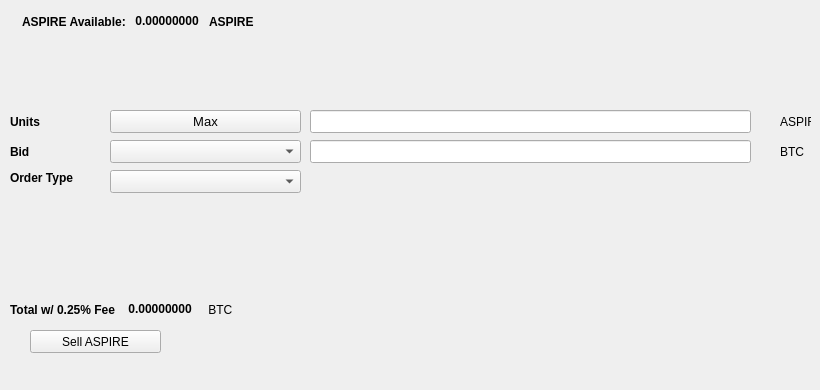
   <widget class="QWidget" name="SellTab">
    <attribute name="title">
     <string>Sell</string>
    </attribute>
    <widget class="QLabel" name="label_16">
     <property name="geometry">
      <rect>
       <x>780</x>
       <y>140</y>
       <width>31</width>
       <height>23</height>
      </rect>
     </property>
     <property name="text">
      <string>BTC</string>
     </property>
    </widget>
    <widget class="QComboBox" name="SellBidcomboBox">
     <property name="geometry">
      <rect>
       <x>110</x>
       <y>140</y>
       <width>191</width>
       <height>23</height>
      </rect>
     </property>
     <property name="font">
      <font>
       <pointsize>10</pointsize>
      </font>
     </property>
    </widget>
    <widget class="QLabel" name="label_18">
     <property name="geometry">
      <rect>
       <x>10</x>
       <y>110</y>
       <width>46</width>
       <height>23</height>
      </rect>
     </property>
     <property name="font">
      <font>
       <weight>75</weight>
       <bold>true</bold>
      </font>
     </property>
     <property name="text">
      <string>Units</string>
     </property>
    </widget>
    <widget class="QPushButton" name="Sell_Max_Amount">
     <property name="geometry">
      <rect>
       <x>110</x>
       <y>110</y>
       <width>191</width>
       <height>23</height>
      </rect>
     </property>
     <property name="font">
      <font>
       <pointsize>10</pointsize>
      </font>
     </property>
     <property name="text">
      <string>Max</string>
     </property>
    </widget>
    <widget class="QLabel" name="label_20">
     <property name="geometry">
      <rect>
       <x>10</x>
       <y>170</y>
       <width>91</width>
       <height>16</height>
      </rect>
     </property>
     <property name="font">
      <font>
       <weight>75</weight>
       <bold>true</bold>
      </font>
     </property>
     <property name="text">
      <string>Order Type</string>
     </property>
    </widget>
    <widget class="QComboBox" name="SellOrdertypeCombo">
     <property name="geometry">
      <rect>
       <x>110</x>
       <y>170</y>
       <width>191</width>
       <height>23</height>
      </rect>
     </property>
     <property name="font">
      <font>
       <pointsize>10</pointsize>
      </font>
     </property>
    </widget>
    <widget class="QLabel" name="label_21">
     <property name="geometry">
      <rect>
       <x>10</x>
       <y>140</y>
       <width>46</width>
       <height>23</height>
      </rect>
     </property>
     <property name="font">
      <font>
       <weight>75</weight>
       <bold>true</bold>
      </font>
     </property>
     <property name="text">
      <string>Bid</string>
     </property>
    </widget>
    <widget class="QLabel" name="label_22">
     <property name="geometry">
      <rect>
       <x>780</x>
       <y>110</y>
       <width>31</width>
       <height>23</height>
      </rect>
     </property>
     <property name="text">
      <string>ASPIRE</string>
     </property>
    </widget>
    <widget class="QLineEdit" name="UnitsInputASPIRE">
     <property name="geometry">
      <rect>
       <x>310</x>
       <y>110</y>
       <width>441</width>
       <height>23</height>
      </rect>
     </property>
     <property name="font">
      <font>
       <pointsize>9</pointsize>
       <weight>75</weight>
       <bold>true</bold>
      </font>
     </property>
    </widget>
    <widget class="QLineEdit" name="SellBidPriceEdit">
     <property name="geometry">
      <rect>
       <x>310</x>
       <y>140</y>
       <width>441</width>
       <height>23</height>
      </rect>
     </property>
     <property name="font">
      <font>
       <pointsize>9</pointsize>
       <weight>75</weight>
       <bold>true</bold>
      </font>
     </property>
    </widget>
    <widget class="QPushButton" name="SellASPIREBTN">
     <property name="geometry">
      <rect>
       <x>30</x>
       <y>330</y>
       <width>131</width>
       <height>23</height>
      </rect>
     </property>
     <property name="text">
      <string>Sell ASPIRE</string>
     </property>
     <property name="icon">
      <iconset resource="../aspire">
       <normaloff>:/icons/bitcoin</normaloff>:/icons/bitcoin</iconset>
     </property>
    </widget>
    <widget class="QWidget" name="layoutWidget3">
     <property name="geometry">
      <rect>
       <x>22</x>
       <y>12</y>
       <width>258</width>
       <height>19</height>
      </rect>
     </property>
     <layout class="QHBoxLayout" name="horizontalLayout">
      <item>
       <widget class="QLabel" name="label232_2">
        <property name="font">
         <font>
          <weight>75</weight>
          <bold>true</bold>
         </font>
        </property>
        <property name="text">
         <string>ASPIRE Available:</string>
        </property>
       </widget>
      </item>
      <item>
       <widget class="QLabel" name="ASPIREAvailableLabel">
        <property name="palette">
         <palette>
          <active>
           <colorrole role="WindowText">
            <brush brushstyle="SolidPattern">
             <color alpha="255">
              <red>0</red>
              <green>0</green>
              <blue>0</blue>
             </color>
            </brush>
           </colorrole>
           <colorrole role="Button">
            <brush brushstyle="SolidPattern">
             <color alpha="255">
              <red>0</red>
              <green>170</green>
              <blue>0</blue>
             </color>
            </brush>
           </colorrole>
           <colorrole role="Light">
            <brush brushstyle="SolidPattern">
             <color alpha="255">
              <red>0</red>
              <green>255</green>
              <blue>0</blue>
             </color>
            </brush>
           </colorrole>
           <colorrole role="Midlight">
            <brush brushstyle="SolidPattern">
             <color alpha="255">
              <red>0</red>
              <green>212</green>
              <blue>0</blue>
             </color>
            </brush>
           </colorrole>
           <colorrole role="Dark">
            <brush brushstyle="SolidPattern">
             <color alpha="255">
              <red>0</red>
              <green>85</green>
              <blue>0</blue>
             </color>
            </brush>
           </colorrole>
           <colorrole role="Mid">
            <brush brushstyle="SolidPattern">
             <color alpha="255">
              <red>0</red>
              <green>113</green>
              <blue>0</blue>
             </color>
            </brush>
           </colorrole>
           <colorrole role="Text">
            <brush brushstyle="SolidPattern">
             <color alpha="255">
              <red>0</red>
              <green>170</green>
              <blue>0</blue>
             </color>
            </brush>
           </colorrole>
           <colorrole role="BrightText">
            <brush brushstyle="SolidPattern">
             <color alpha="255">
              <red>255</red>
              <green>255</green>
              <blue>255</blue>
             </color>
            </brush>
           </colorrole>
           <colorrole role="ButtonText">
            <brush brushstyle="SolidPattern">
             <color alpha="255">
              <red>0</red>
              <green>0</green>
              <blue>0</blue>
             </color>
            </brush>
           </colorrole>
           <colorrole role="Base">
            <brush brushstyle="SolidPattern">
             <color alpha="255">
              <red>255</red>
              <green>255</green>
              <blue>255</blue>
             </color>
            </brush>
           </colorrole>
           <colorrole role="Window">
            <brush brushstyle="SolidPattern">
             <color alpha="255">
              <red>0</red>
              <green>170</green>
              <blue>0</blue>
             </color>
            </brush>
           </colorrole>
           <colorrole role="Shadow">
            <brush brushstyle="SolidPattern">
             <color alpha="255">
              <red>0</red>
              <green>0</green>
              <blue>0</blue>
             </color>
            </brush>
           </colorrole>
           <colorrole role="AlternateBase">
            <brush brushstyle="SolidPattern">
             <color alpha="255">
              <red>127</red>
              <green>212</green>
              <blue>127</blue>
             </color>
            </brush>
           </colorrole>
           <colorrole role="ToolTipBase">
            <brush brushstyle="SolidPattern">
             <color alpha="255">
              <red>255</red>
              <green>255</green>
              <blue>220</blue>
             </color>
            </brush>
           </colorrole>
           <colorrole role="ToolTipText">
            <brush brushstyle="SolidPattern">
             <color alpha="255">
              <red>0</red>
              <green>0</green>
              <blue>0</blue>
             </color>
            </brush>
           </colorrole>
          </active>
          <inactive>
           <colorrole role="WindowText">
            <brush brushstyle="SolidPattern">
             <color alpha="255">
              <red>0</red>
              <green>0</green>
              <blue>0</blue>
             </color>
            </brush>
           </colorrole>
           <colorrole role="Button">
            <brush brushstyle="SolidPattern">
             <color alpha="255">
              <red>0</red>
              <green>170</green>
              <blue>0</blue>
             </color>
            </brush>
           </colorrole>
           <colorrole role="Light">
            <brush brushstyle="SolidPattern">
             <color alpha="255">
              <red>0</red>
              <green>255</green>
              <blue>0</blue>
             </color>
            </brush>
           </colorrole>
           <colorrole role="Midlight">
            <brush brushstyle="SolidPattern">
             <color alpha="255">
              <red>0</red>
              <green>212</green>
              <blue>0</blue>
             </color>
            </brush>
           </colorrole>
           <colorrole role="Dark">
            <brush brushstyle="SolidPattern">
             <color alpha="255">
              <red>0</red>
              <green>85</green>
              <blue>0</blue>
             </color>
            </brush>
           </colorrole>
           <colorrole role="Mid">
            <brush brushstyle="SolidPattern">
             <color alpha="255">
              <red>0</red>
              <green>113</green>
              <blue>0</blue>
             </color>
            </brush>
           </colorrole>
           <colorrole role="Text">
            <brush brushstyle="SolidPattern">
             <color alpha="255">
              <red>0</red>
              <green>170</green>
              <blue>0</blue>
             </color>
            </brush>
           </colorrole>
           <colorrole role="BrightText">
            <brush brushstyle="SolidPattern">
             <color alpha="255">
              <red>255</red>
              <green>255</green>
              <blue>255</blue>
             </color>
            </brush>
           </colorrole>
           <colorrole role="ButtonText">
            <brush brushstyle="SolidPattern">
             <color alpha="255">
              <red>0</red>
              <green>0</green>
              <blue>0</blue>
             </color>
            </brush>
           </colorrole>
           <colorrole role="Base">
            <brush brushstyle="SolidPattern">
             <color alpha="255">
              <red>255</red>
              <green>255</green>
              <blue>255</blue>
             </color>
            </brush>
           </colorrole>
           <colorrole role="Window">
            <brush brushstyle="SolidPattern">
             <color alpha="255">
              <red>0</red>
              <green>170</green>
              <blue>0</blue>
             </color>
            </brush>
           </colorrole>
           <colorrole role="Shadow">
            <brush brushstyle="SolidPattern">
             <color alpha="255">
              <red>0</red>
              <green>0</green>
              <blue>0</blue>
             </color>
            </brush>
           </colorrole>
           <colorrole role="AlternateBase">
            <brush brushstyle="SolidPattern">
             <color alpha="255">
              <red>127</red>
              <green>212</green>
              <blue>127</blue>
             </color>
            </brush>
           </colorrole>
           <colorrole role="ToolTipBase">
            <brush brushstyle="SolidPattern">
             <color alpha="255">
              <red>255</red>
              <green>255</green>
              <blue>220</blue>
             </color>
            </brush>
           </colorrole>
           <colorrole role="ToolTipText">
            <brush brushstyle="SolidPattern">
             <color alpha="255">
              <red>0</red>
              <green>0</green>
              <blue>0</blue>
             </color>
            </brush>
           </colorrole>
          </inactive>
          <disabled>
           <colorrole role="WindowText">
            <brush brushstyle="SolidPattern">
             <color alpha="255">
              <red>0</red>
              <green>85</green>
              <blue>0</blue>
             </color>
            </brush>
           </colorrole>
           <colorrole role="Button">
            <brush brushstyle="SolidPattern">
             <color alpha="255">
              <red>0</red>
              <green>170</green>
              <blue>0</blue>
             </color>
            </brush>
           </colorrole>
           <colorrole role="Light">
            <brush brushstyle="SolidPattern">
             <color alpha="255">
              <red>0</red>
              <green>255</green>
              <blue>0</blue>
             </color>
            </brush>
           </colorrole>
           <colorrole role="Midlight">
            <brush brushstyle="SolidPattern">
             <color alpha="255">
              <red>0</red>
              <green>212</green>
              <blue>0</blue>
             </color>
            </brush>
           </colorrole>
           <colorrole role="Dark">
            <brush brushstyle="SolidPattern">
             <color alpha="255">
              <red>0</red>
              <green>85</green>
              <blue>0</blue>
             </color>
            </brush>
           </colorrole>
           <colorrole role="Mid">
            <brush brushstyle="SolidPattern">
             <color alpha="255">
              <red>0</red>
              <green>113</green>
              <blue>0</blue>
             </color>
            </brush>
           </colorrole>
           <colorrole role="Text">
            <brush brushstyle="SolidPattern">
             <color alpha="255">
              <red>0</red>
              <green>85</green>
              <blue>0</blue>
             </color>
            </brush>
           </colorrole>
           <colorrole role="BrightText">
            <brush brushstyle="SolidPattern">
             <color alpha="255">
              <red>255</red>
              <green>255</green>
              <blue>255</blue>
             </color>
            </brush>
           </colorrole>
           <colorrole role="ButtonText">
            <brush brushstyle="SolidPattern">
             <color alpha="255">
              <red>0</red>
              <green>85</green>
              <blue>0</blue>
             </color>
            </brush>
           </colorrole>
           <colorrole role="Base">
            <brush brushstyle="SolidPattern">
             <color alpha="255">
              <red>0</red>
              <green>170</green>
              <blue>0</blue>
             </color>
            </brush>
           </colorrole>
           <colorrole role="Window">
            <brush brushstyle="SolidPattern">
             <color alpha="255">
              <red>0</red>
              <green>170</green>
              <blue>0</blue>
             </color>
            </brush>
           </colorrole>
           <colorrole role="Shadow">
            <brush brushstyle="SolidPattern">
             <color alpha="255">
              <red>0</red>
              <green>0</green>
              <blue>0</blue>
             </color>
            </brush>
           </colorrole>
           <colorrole role="AlternateBase">
            <brush brushstyle="SolidPattern">
             <color alpha="255">
              <red>0</red>
              <green>170</green>
              <blue>0</blue>
             </color>
            </brush>
           </colorrole>
           <colorrole role="ToolTipBase">
            <brush brushstyle="SolidPattern">
             <color alpha="255">
              <red>255</red>
              <green>255</green>
              <blue>220</blue>
             </color>
            </brush>
           </colorrole>
           <colorrole role="ToolTipText">
            <brush brushstyle="SolidPattern">
             <color alpha="255">
              <red>0</red>
              <green>0</green>
              <blue>0</blue>
             </color>
            </brush>
           </colorrole>
          </disabled>
         </palette>
        </property>
        <property name="font">
         <font>
          <weight>75</weight>
          <bold>true</bold>
         </font>
        </property>
        <property name="text">
         <string> 0.00000000 </string>
        </property>
        <property name="textInteractionFlags">
         <set>Qt::LinksAccessibleByMouse|Qt::TextSelectableByKeyboard|Qt::TextSelectableByMouse</set>
        </property>
       </widget>
      </item>
      <item>
       <widget class="QLabel" name="labelASPIRE">
        <property name="font">
         <font>
          <weight>75</weight>
          <bold>true</bold>
         </font>
        </property>
        <property name="text">
         <string>ASPIRE</string>
        </property>
       </widget>
      </item>
     </layout>
    </widget>
    <widget class="QWidget" name="layoutWidget">
     <property name="geometry">
      <rect>
       <x>10</x>
       <y>300</y>
       <width>268</width>
       <height>19</height>
      </rect>
     </property>
     <layout class="QHBoxLayout" name="horizontalLayout_2">
      <item>
       <widget class="QLabel" name="label_19">
        <property name="font">
         <font>
          <weight>75</weight>
          <bold>true</bold>
         </font>
        </property>
        <property name="text">
         <string>Total w/ 0.25% Fee </string>
        </property>
       </widget>
      </item>
      <item>
       <widget class="QLabel" name="SellCostLabel">
        <property name="palette">
         <palette>
          <active>
           <colorrole role="WindowText">
            <brush brushstyle="SolidPattern">
             <color alpha="255">
              <red>0</red>
              <green>0</green>
              <blue>0</blue>
             </color>
            </brush>
           </colorrole>
           <colorrole role="Button">
            <brush brushstyle="SolidPattern">
             <color alpha="255">
              <red>0</red>
              <green>170</green>
              <blue>0</blue>
             </color>
            </brush>
           </colorrole>
           <colorrole role="Light">
            <brush brushstyle="SolidPattern">
             <color alpha="255">
              <red>0</red>
              <green>255</green>
              <blue>0</blue>
             </color>
            </brush>
           </colorrole>
           <colorrole role="Midlight">
            <brush brushstyle="SolidPattern">
             <color alpha="255">
              <red>0</red>
              <green>212</green>
              <blue>0</blue>
             </color>
            </brush>
           </colorrole>
           <colorrole role="Dark">
            <brush brushstyle="SolidPattern">
             <color alpha="255">
              <red>0</red>
              <green>85</green>
              <blue>0</blue>
             </color>
            </brush>
           </colorrole>
           <colorrole role="Mid">
            <brush brushstyle="SolidPattern">
             <color alpha="255">
              <red>0</red>
              <green>113</green>
              <blue>0</blue>
             </color>
            </brush>
           </colorrole>
           <colorrole role="Text">
            <brush brushstyle="SolidPattern">
             <color alpha="255">
              <red>0</red>
              <green>170</green>
              <blue>0</blue>
             </color>
            </brush>
           </colorrole>
           <colorrole role="BrightText">
            <brush brushstyle="SolidPattern">
             <color alpha="255">
              <red>255</red>
              <green>255</green>
              <blue>255</blue>
             </color>
            </brush>
           </colorrole>
           <colorrole role="ButtonText">
            <brush brushstyle="SolidPattern">
             <color alpha="255">
              <red>0</red>
              <green>0</green>
              <blue>0</blue>
             </color>
            </brush>
           </colorrole>
           <colorrole role="Base">
            <brush brushstyle="SolidPattern">
             <color alpha="255">
              <red>255</red>
              <green>255</green>
              <blue>255</blue>
             </color>
            </brush>
           </colorrole>
           <colorrole role="Window">
            <brush brushstyle="SolidPattern">
             <color alpha="255">
              <red>0</red>
              <green>170</green>
              <blue>0</blue>
             </color>
            </brush>
           </colorrole>
           <colorrole role="Shadow">
            <brush brushstyle="SolidPattern">
             <color alpha="255">
              <red>0</red>
              <green>0</green>
              <blue>0</blue>
             </color>
            </brush>
           </colorrole>
           <colorrole role="AlternateBase">
            <brush brushstyle="SolidPattern">
             <color alpha="255">
              <red>127</red>
              <green>212</green>
              <blue>127</blue>
             </color>
            </brush>
           </colorrole>
           <colorrole role="ToolTipBase">
            <brush brushstyle="SolidPattern">
             <color alpha="255">
              <red>255</red>
              <green>255</green>
              <blue>220</blue>
             </color>
            </brush>
           </colorrole>
           <colorrole role="ToolTipText">
            <brush brushstyle="SolidPattern">
             <color alpha="255">
              <red>0</red>
              <green>0</green>
              <blue>0</blue>
             </color>
            </brush>
           </colorrole>
          </active>
          <inactive>
           <colorrole role="WindowText">
            <brush brushstyle="SolidPattern">
             <color alpha="255">
              <red>0</red>
              <green>0</green>
              <blue>0</blue>
             </color>
            </brush>
           </colorrole>
           <colorrole role="Button">
            <brush brushstyle="SolidPattern">
             <color alpha="255">
              <red>0</red>
              <green>170</green>
              <blue>0</blue>
             </color>
            </brush>
           </colorrole>
           <colorrole role="Light">
            <brush brushstyle="SolidPattern">
             <color alpha="255">
              <red>0</red>
              <green>255</green>
              <blue>0</blue>
             </color>
            </brush>
           </colorrole>
           <colorrole role="Midlight">
            <brush brushstyle="SolidPattern">
             <color alpha="255">
              <red>0</red>
              <green>212</green>
              <blue>0</blue>
             </color>
            </brush>
           </colorrole>
           <colorrole role="Dark">
            <brush brushstyle="SolidPattern">
             <color alpha="255">
              <red>0</red>
              <green>85</green>
              <blue>0</blue>
             </color>
            </brush>
           </colorrole>
           <colorrole role="Mid">
            <brush brushstyle="SolidPattern">
             <color alpha="255">
              <red>0</red>
              <green>113</green>
              <blue>0</blue>
             </color>
            </brush>
           </colorrole>
           <colorrole role="Text">
            <brush brushstyle="SolidPattern">
             <color alpha="255">
              <red>0</red>
              <green>170</green>
              <blue>0</blue>
             </color>
            </brush>
           </colorrole>
           <colorrole role="BrightText">
            <brush brushstyle="SolidPattern">
             <color alpha="255">
              <red>255</red>
              <green>255</green>
              <blue>255</blue>
             </color>
            </brush>
           </colorrole>
           <colorrole role="ButtonText">
            <brush brushstyle="SolidPattern">
             <color alpha="255">
              <red>0</red>
              <green>0</green>
              <blue>0</blue>
             </color>
            </brush>
           </colorrole>
           <colorrole role="Base">
            <brush brushstyle="SolidPattern">
             <color alpha="255">
              <red>255</red>
              <green>255</green>
              <blue>255</blue>
             </color>
            </brush>
           </colorrole>
           <colorrole role="Window">
            <brush brushstyle="SolidPattern">
             <color alpha="255">
              <red>0</red>
              <green>170</green>
              <blue>0</blue>
             </color>
            </brush>
           </colorrole>
           <colorrole role="Shadow">
            <brush brushstyle="SolidPattern">
             <color alpha="255">
              <red>0</red>
              <green>0</green>
              <blue>0</blue>
             </color>
            </brush>
           </colorrole>
           <colorrole role="AlternateBase">
            <brush brushstyle="SolidPattern">
             <color alpha="255">
              <red>127</red>
              <green>212</green>
              <blue>127</blue>
             </color>
            </brush>
           </colorrole>
           <colorrole role="ToolTipBase">
            <brush brushstyle="SolidPattern">
             <color alpha="255">
              <red>255</red>
              <green>255</green>
              <blue>220</blue>
             </color>
            </brush>
           </colorrole>
           <colorrole role="ToolTipText">
            <brush brushstyle="SolidPattern">
             <color alpha="255">
              <red>0</red>
              <green>0</green>
              <blue>0</blue>
             </color>
            </brush>
           </colorrole>
          </inactive>
          <disabled>
           <colorrole role="WindowText">
            <brush brushstyle="SolidPattern">
             <color alpha="255">
              <red>0</red>
              <green>85</green>
              <blue>0</blue>
             </color>
            </brush>
           </colorrole>
           <colorrole role="Button">
            <brush brushstyle="SolidPattern">
             <color alpha="255">
              <red>0</red>
              <green>170</green>
              <blue>0</blue>
             </color>
            </brush>
           </colorrole>
           <colorrole role="Light">
            <brush brushstyle="SolidPattern">
             <color alpha="255">
              <red>0</red>
              <green>255</green>
              <blue>0</blue>
             </color>
            </brush>
           </colorrole>
           <colorrole role="Midlight">
            <brush brushstyle="SolidPattern">
             <color alpha="255">
              <red>0</red>
              <green>212</green>
              <blue>0</blue>
             </color>
            </brush>
           </colorrole>
           <colorrole role="Dark">
            <brush brushstyle="SolidPattern">
             <color alpha="255">
              <red>0</red>
              <green>85</green>
              <blue>0</blue>
             </color>
            </brush>
           </colorrole>
           <colorrole role="Mid">
            <brush brushstyle="SolidPattern">
             <color alpha="255">
              <red>0</red>
              <green>113</green>
              <blue>0</blue>
             </color>
            </brush>
           </colorrole>
           <colorrole role="Text">
            <brush brushstyle="SolidPattern">
             <color alpha="255">
              <red>0</red>
              <green>85</green>
              <blue>0</blue>
             </color>
            </brush>
           </colorrole>
           <colorrole role="BrightText">
            <brush brushstyle="SolidPattern">
             <color alpha="255">
              <red>255</red>
              <green>255</green>
              <blue>255</blue>
             </color>
            </brush>
           </colorrole>
           <colorrole role="ButtonText">
            <brush brushstyle="SolidPattern">
             <color alpha="255">
              <red>0</red>
              <green>85</green>
              <blue>0</blue>
             </color>
            </brush>
           </colorrole>
           <colorrole role="Base">
            <brush brushstyle="SolidPattern">
             <color alpha="255">
              <red>0</red>
              <green>170</green>
              <blue>0</blue>
             </color>
            </brush>
           </colorrole>
           <colorrole role="Window">
            <brush brushstyle="SolidPattern">
             <color alpha="255">
              <red>0</red>
              <green>170</green>
              <blue>0</blue>
             </color>
            </brush>
           </colorrole>
           <colorrole role="Shadow">
            <brush brushstyle="SolidPattern">
             <color alpha="255">
              <red>0</red>
              <green>0</green>
              <blue>0</blue>
             </color>
            </brush>
           </colorrole>
           <colorrole role="AlternateBase">
            <brush brushstyle="SolidPattern">
             <color alpha="255">
              <red>0</red>
              <green>170</green>
              <blue>0</blue>
             </color>
            </brush>
           </colorrole>
           <colorrole role="ToolTipBase">
            <brush brushstyle="SolidPattern">
             <color alpha="255">
              <red>255</red>
              <green>255</green>
              <blue>220</blue>
             </color>
            </brush>
           </colorrole>
           <colorrole role="ToolTipText">
            <brush brushstyle="SolidPattern">
             <color alpha="255">
              <red>0</red>
              <green>0</green>
              <blue>0</blue>
             </color>
            </brush>
           </colorrole>
          </disabled>
         </palette>
        </property>
        <property name="font">
         <font>
          <weight>75</weight>
          <bold>true</bold>
         </font>
        </property>
        <property name="autoFillBackground">
         <bool>false</bool>
        </property>
        <property name="text">
         <string> 0.00000000</string>
        </property>
        <property name="textInteractionFlags">
         <set>Qt::LinksAccessibleByMouse|Qt::TextSelectableByMouse</set>
        </property>
       </widget>
      </item>
      <item>
       <widget class="QLabel" name="label_17">
        <property name="font">
         <font>
          <weight>50</weight>
          <bold>false</bold>
         </font>
        </property>
        <property name="text">
         <string> BTC</string>
        </property>
       </widget>
      </item>
     </layout>
    </widget>
    <widget class="QLabel" name="label_23">
     <property name="geometry">
      <rect>
       <x>460</x>
       <y>300</y>
       <width>281</width>
       <height>81</height>
      </rect>
     </property>
     <property name="text">
      <string/>
     </property>
     <property name="pixmap">
      <pixmap>:/images/bittrex</pixmap>
     </property>
    </widget>
   </widget>
